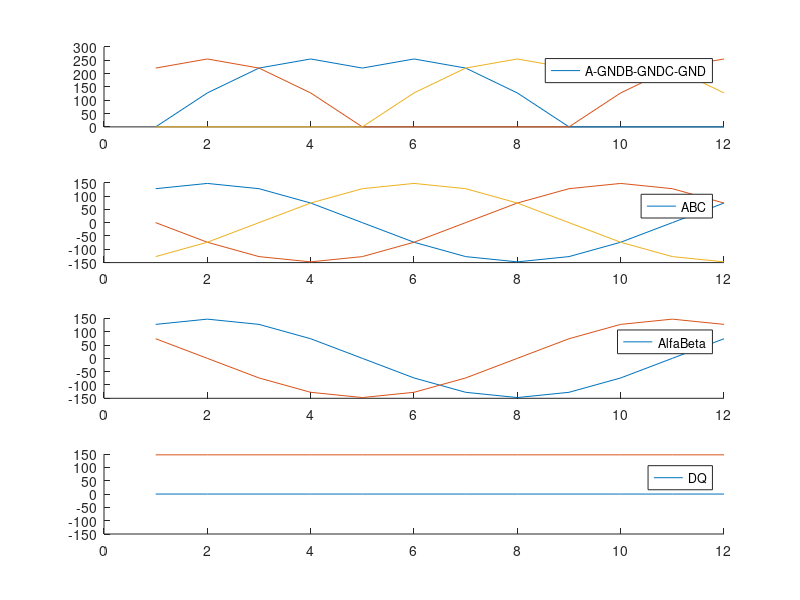

Write MATLAB code to recreate this figure. (Note: this script raises an error after producing the figure.)
close all;
clear all;

size = 6*64/32 %% IT SHOULD BE MILTIPLICATION OF 6
power = 255;

step = 360 / size;

ang = 0:step:360-step;

sin_a = power * sin(deg2rad(ang));
sin_b = power * sin(deg2rad(ang+120));
sin_c = power * sin(deg2rad(ang+240));

for i = 1:1:size
    a = (abs(sin_a(i)));
    b = (abs(sin_b(i)));
    c = (abs(sin_c(i)));
    if i <= size/3
        svmA_GND(i) = a;
        svmB_GND(i) = c;
        svmC_GND(i) = 0;
    elseif i <= (size*2)/3
        svmA_GND(i) = b;
        svmB_GND(i) = 0;
        svmC_GND(i) = c;
    elseif i <= size
        svmA_GND(i) = 0; 
        svmB_GND(i) = b;
        svmC_GND(i) = a;
    end
end
subplot(4,1,1);
hold on;
plot(svmA_GND);
plot(svmB_GND);
plot(svmC_GND);
legend(["A-GND","B-GND","C-GND"]);


% PHASE VOLTAGES
svmA = (svmB_GND-svmC_GND)/sqrt(3);
svmB = (svmC_GND-svmA_GND)/sqrt(3);
svmC = (svmA_GND-svmB_GND)/sqrt(3);

subplot(4,1,2);
hold on;
plot(svmA);
plot(svmB);
plot(svmC);
legend(["A","B","C"]);

% ALFA BETA
svm_alfa = svmA;
svm_beta = (svmB - svmC)/sqrt(3);

subplot(4,1,3);
hold on;
plot(svm_alfa);
plot(svm_beta);
legend(["Alfa","Beta"]);

% D-Q
% ZROBIC TO DLA WIEKSZEJ ROZDZIELCZOSCI
for i = 1:1:size
    tet = deg2rad(-ang(i)+30-90);
    svm_D(i) = cos(tet)*svm_alfa(i) + sin(tet)*svm_beta(i);
    svm_Q(i) = -sin(tet)*svm_alfa(i) + cos(tet)*svm_beta(i);
end
subplot(4,1,4);
hold on;
plot(svm_D);
plot(svm_Q);
ylim([-150,150]);
legend(["D","Q"]);

svmA_GND = round(svmA_GND,0);
out = svmA_GND;
out(1:5*size/6) = svmA_GND(size/6+1:size);
out(5*size/6+1:size) = svmA_GND(1:size/6);

%hold on;
%plot(ang,out);